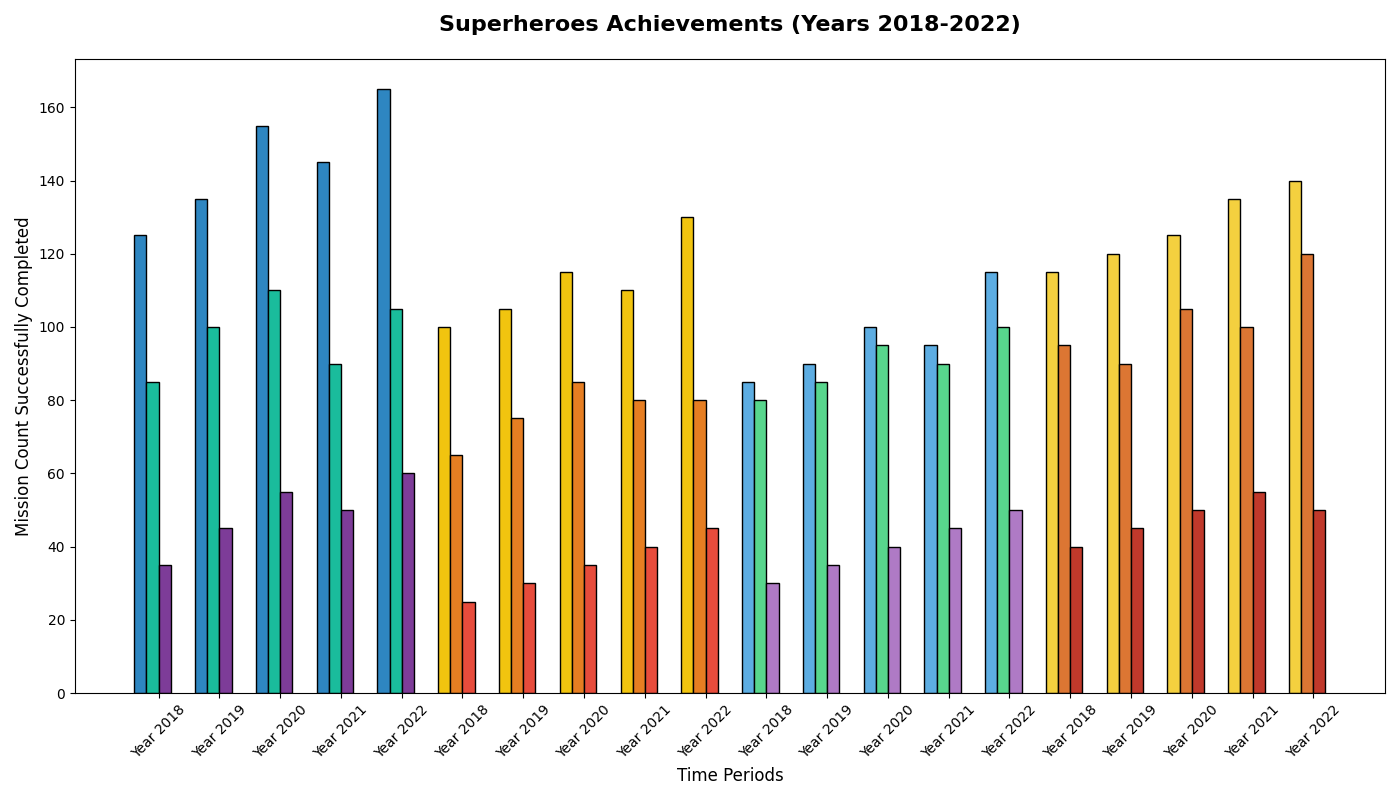

Source code (Python):
import matplotlib.pyplot as plt
import numpy as np

heroes = ["The Silent Knight", "Thunder Hornet", "Crimson Tornado", "Midnight Leopard"]
timeframe = ["Year 2018", "Year 2019", "Year 2020", "Year 2021", "Year 2022"]

rescues = np.array([
    [125, 135, 155, 145, 165],
    [100, 105, 115, 110, 130],
    [85, 90, 100, 95, 115],
    [115, 120, 125, 135, 140]
])
battles = np.array([
    [85, 100, 110, 90, 105],
    [65, 75, 85, 80, 80],
    [80, 85, 95, 90, 100],
    [95, 90, 105, 100, 120]
])
community = np.array([
    [35, 45, 55, 50, 60],
    [25, 30, 35, 40, 45],
    [30, 35, 40, 45, 50],
    [40, 45, 50, 55, 50]
])

fig, axs = plt.subplots(figsize=(14, 8))
width = 0.2
x = np.arange(len(timeframe))

axs.bar(x - 1.5 * width, rescues[0], width, color='#2E86C1', edgecolor='black')
axs.bar(x - 0.5 * width, battles[0], width, color='#1ABC9C', edgecolor='black')
axs.bar(x + 0.5 * width, community[0], width, color='#7D3C98', edgecolor='black')

axs.bar(x - 1.5 * width + 1 * len(timeframe), rescues[1], width, color='#F1C40F', edgecolor='black')
axs.bar(x - 0.5 * width + 1 * len(timeframe), battles[1], width, color='#E67E22', edgecolor='black')
axs.bar(x + 0.5 * width + 1 * len(timeframe), community[1], width, color='#E74C3C', edgecolor='black')

axs.bar(x - 1.5 * width + 2 * len(timeframe), rescues[2], width, color='#5DADE2', edgecolor='black')
axs.bar(x - 0.5 * width + 2 * len(timeframe), battles[2], width, color='#58D68D', edgecolor='black')
axs.bar(x + 0.5 * width + 2 * len(timeframe), community[2], width, color='#AF7AC5', edgecolor='black')

axs.bar(x - 1.5 * width + 3 * len(timeframe), rescues[3], width, color='#F4D03F', edgecolor='black')
axs.bar(x - 0.5 * width + 3 * len(timeframe), battles[3], width, color='#DC7633', edgecolor='black')
axs.bar(x + 0.5 * width + 3 * len(timeframe), community[3], width, color='#C0392B', edgecolor='black')

axs.set_title('Superheroes Achievements (Years 2018-2022)', fontsize=16, fontweight='bold', pad=20)
axs.set_xlabel('Time Periods', fontsize=12)
axs.set_ylabel('Mission Count Successfully Completed', fontsize=12)

axs.set_xticks(np.concatenate([x + offset * len(timeframe) for offset in range(4)]))
axs.set_xticklabels(timeframe * 4, rotation=45)

plt.tight_layout()
plt.show()
